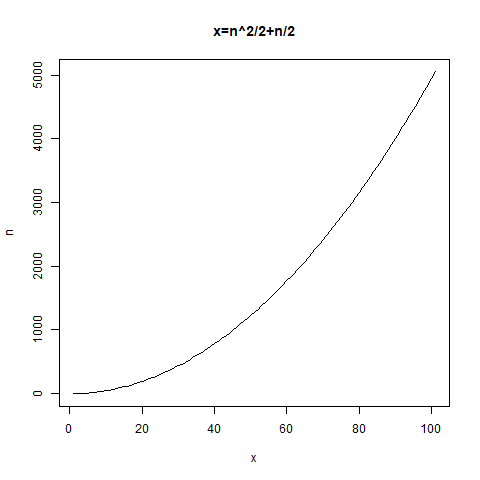

This chart was generated by the following R code:
v = c()

for(i in 0:100)
	v = c(v, i*i/2+i/2) # i^2/2+n/2 = i*i/2+i/2

print(v)
png(file = "triangle_numbers.png")
plot(v, type = "l", col = "black", xlab = "x", ylab = "n", main = "x=n^2/2+n/2")

dev.off()